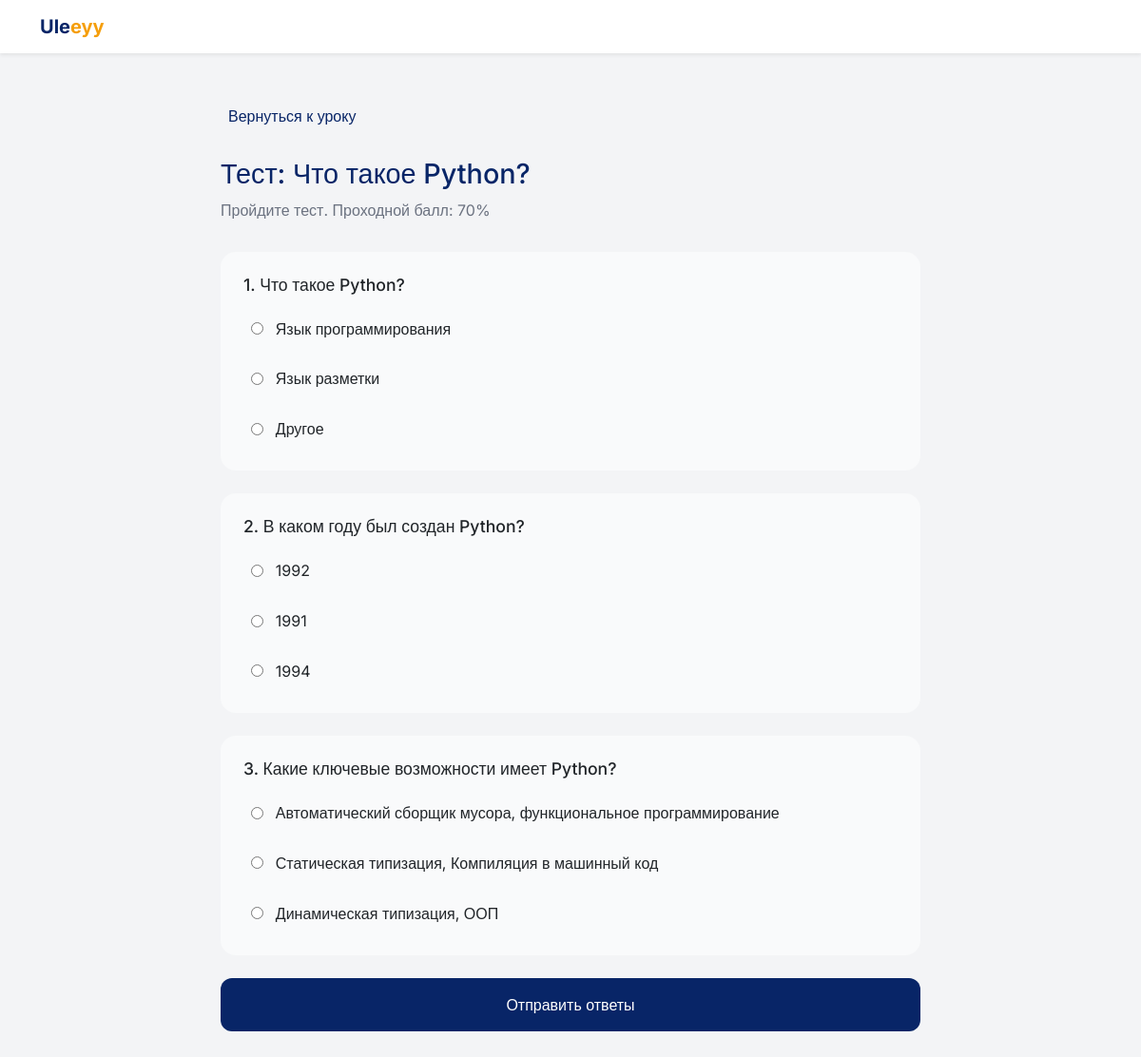
Page /lessons/1/test/ on the committed database.
### courses/models.py (models this page shows, shortened)
class Lesson(models.Model):
    module = models.ForeignKey(Module, on_delete=models.CASCADE, related_name="lessons")
    title = models.CharField(max_length=200)
    content = models.TextField()
    video_url = models.URLField(blank=True)
    order = models.IntegerField()
    class Meta:
        ordering = ["order"]

class Test(models.Model):
    lesson = models.OneToOneField(Lesson, on_delete=models.CASCADE)
    passing_score = models.IntegerField(default=70)

class Question(models.Model):
    test = models.ForeignKey(Test, on_delete=models.CASCADE, related_name="questions")
    text = models.TextField()
    order = models.IntegerField(default=0)
    class Meta:
        ordering = ["order"]

class Answer(models.Model):
    question = models.ForeignKey(
        Question, on_delete=models.CASCADE, related_name="answers"
    )
    text = models.CharField(max_length=500)
    is_correct = models.BooleanField(default=False)
    order = models.IntegerField(default=0)
    class Meta:
        ordering = ["order"]

### courses/views.py (the view)
# urls.py: path("lessons/<int:lesson_id>/test/", views.test_detail, name="test_detail"),
def test_detail(request, lesson_id):
    lesson = get_object_or_404(Lesson, id=lesson_id)
    test = get_object_or_404(Test, lesson=lesson)
    questions = test.questions.all().order_by("order")
    return render(
        request,
        "courses/test_detail.html",
        {
            "lesson": lesson,
            "test": test,
            "questions": questions,
        },
    )

### courses/templates/courses/test_detail.html (shortened to what this page needs)
{% extends 'base.html' %}
{% block content %}
<section style="max-width: 800px; margin: 3rem auto; padding: 0 2rem;">
    <a href="/lessons/{{ lesson.id }}/" style="color: #082567; text-decoration: none; display: inline-flex; align-items: center; gap: 0.5rem; margin-bottom: 2rem;">
         Вернуться к уроку
    </a>
    <h1 style="font-size: 1.8rem; margin-bottom: 0.5rem; color: #082567;">Тест: {{ lesson.title }}</h1>
    <p style="color: #6B7280; margin-bottom: 2rem;">Пройдите тест. Проходной балл: {{ test.passing_score }}%</p>
    <form method="POST" action="{% url 'test_submit' lesson.id %}">
        {% for question in questions %}
        <div style="background: #F9FAFB; border-radius: 16px; padding: 1.5rem; margin-bottom: 1.5rem;">
            <h3 style="margin-bottom: 1rem; font-size: 1.1rem;">{{ forloop.counter }}. {{ question.text }}</h3>
            <div style="display: flex; flex-direction: column; gap: 0.8rem;">
                {% for answer in question.answers.all %}
                <label style="display: flex; align-items: center; gap: 0.8rem; cursor: pointer; padding: 0.5rem; border-radius: 8px; transition: background 0.2s;">
                    <input type="radio" name="question_{{ question.id }}" value="{{ answer.id }}" required>
                    <span style="font-size: 1rem;">{{ answer.text }}</span>
                </label>
                {% empty %}
                <p style="color: red;">Нет вариантов ответов! Добавьте их в админке.</p>
                {% endfor %}
            </div>
        </div>
        {% empty %}
        <p style="text-align: center;">Нет вопросов в тесте. Добавьте вопросы в админке.</p>
        {% endfor %}
        <button type="submit" style="background: #082567; color: white; padding: 1rem 2rem; border: none; border-radius: 12px; font-size: 1rem; cursor: pointer; width: 100%;">
             Отправить ответы
        </button>
    </form>
</section>
{% endblock %}

### accounts/templates/base.html (style rules this page uses)
body { font-family: 'Inter', sans-serif; background-color: #F3F4F6; }

### rows in the picture
Lesson: title "Что такое Python?"
Test: passing_score "70"
Question: text "Что такое Python?"
Answer: text "Язык программирования"
Answer: text "Язык разметки"
Answer: text "Другое"
Question: text "В каком году был создан Python?"
Answer: text "1992"
Answer: text "1991"
Answer: text "1994"
Question: text "Какие ключевые возможности имеет Python?"
Answer: text "Автоматический сборщик мусора, функциональное программирование"
Answer: text "Статическая типизация, Компиляция в машинный код"
Answer: text "Динамическая типизация, ООП"
